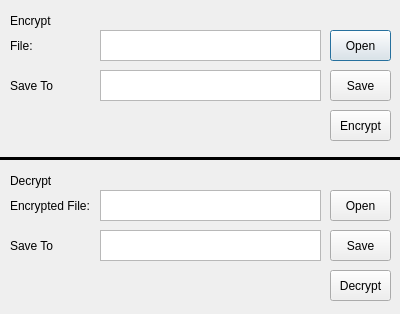
<?xml version="1.0" encoding="UTF-8"?>
<ui version="4.0">
 <class>EncryptFile</class>
 <widget class="QDialog" name="EncryptFile">
  <property name="geometry">
   <rect>
    <x>0</x>
    <y>0</y>
    <width>400</width>
    <height>314</height>
   </rect>
  </property>
  <property name="windowTitle">
   <string>Encrypt / Decrypt File</string>
  </property>
  <widget class="QLabel" name="label">
   <property name="geometry">
    <rect>
     <x>10</x>
     <y>10</y>
     <width>41</width>
     <height>21</height>
    </rect>
   </property>
   <property name="text">
    <string>Encrypt:</string>
   </property>
  </widget>
  <widget class="QLabel" name="label_2">
   <property name="geometry">
    <rect>
     <x>10</x>
     <y>30</y>
     <width>81</width>
     <height>31</height>
    </rect>
   </property>
   <property name="text">
    <string>File:</string>
   </property>
  </widget>
  <widget class="QTextEdit" name="textFile1">
   <property name="geometry">
    <rect>
     <x>100</x>
     <y>30</y>
     <width>221</width>
     <height>31</height>
    </rect>
   </property>
  </widget>
  <widget class="QPushButton" name="btnOpen1">
   <property name="geometry">
    <rect>
     <x>330</x>
     <y>30</y>
     <width>61</width>
     <height>31</height>
    </rect>
   </property>
   <property name="text">
    <string>Open</string>
   </property>
  </widget>
  <widget class="QPushButton" name="btnSave_1">
   <property name="geometry">
    <rect>
     <x>330</x>
     <y>70</y>
     <width>61</width>
     <height>31</height>
    </rect>
   </property>
   <property name="text">
    <string>Save</string>
   </property>
  </widget>
  <widget class="QLabel" name="label_3">
   <property name="geometry">
    <rect>
     <x>10</x>
     <y>70</y>
     <width>81</width>
     <height>31</height>
    </rect>
   </property>
   <property name="text">
    <string>Save To</string>
   </property>
  </widget>
  <widget class="QTextEdit" name="textFile2">
   <property name="geometry">
    <rect>
     <x>100</x>
     <y>70</y>
     <width>221</width>
     <height>31</height>
    </rect>
   </property>
  </widget>
  <widget class="QPushButton" name="btnEncrypt">
   <property name="geometry">
    <rect>
     <x>330</x>
     <y>110</y>
     <width>61</width>
     <height>31</height>
    </rect>
   </property>
   <property name="text">
    <string>Encrypt</string>
   </property>
  </widget>
  <widget class="Line" name="line">
   <property name="geometry">
    <rect>
     <x>0</x>
     <y>150</y>
     <width>401</width>
     <height>16</height>
    </rect>
   </property>
   <property name="frameShadow">
    <enum>QFrame::Plain</enum>
   </property>
   <property name="lineWidth">
    <number>3</number>
   </property>
   <property name="orientation">
    <enum>Qt::Horizontal</enum>
   </property>
  </widget>
  <widget class="QPushButton" name="btnOpen2">
   <property name="geometry">
    <rect>
     <x>330</x>
     <y>190</y>
     <width>61</width>
     <height>31</height>
    </rect>
   </property>
   <property name="text">
    <string>Open</string>
   </property>
  </widget>
  <widget class="QPushButton" name="btnSave2">
   <property name="geometry">
    <rect>
     <x>330</x>
     <y>230</y>
     <width>61</width>
     <height>31</height>
    </rect>
   </property>
   <property name="text">
    <string>Save</string>
   </property>
  </widget>
  <widget class="QTextEdit" name="txtFile4">
   <property name="geometry">
    <rect>
     <x>100</x>
     <y>230</y>
     <width>221</width>
     <height>31</height>
    </rect>
   </property>
  </widget>
  <widget class="QLabel" name="label_4">
   <property name="geometry">
    <rect>
     <x>10</x>
     <y>170</y>
     <width>41</width>
     <height>21</height>
    </rect>
   </property>
   <property name="text">
    <string>Decrypt</string>
   </property>
  </widget>
  <widget class="QLabel" name="label_5">
   <property name="geometry">
    <rect>
     <x>10</x>
     <y>190</y>
     <width>81</width>
     <height>31</height>
    </rect>
   </property>
   <property name="text">
    <string>Encrypted File:</string>
   </property>
  </widget>
  <widget class="QLabel" name="label_6">
   <property name="geometry">
    <rect>
     <x>10</x>
     <y>230</y>
     <width>81</width>
     <height>31</height>
    </rect>
   </property>
   <property name="text">
    <string>Save To</string>
   </property>
  </widget>
  <widget class="QTextEdit" name="textFile3">
   <property name="geometry">
    <rect>
     <x>100</x>
     <y>190</y>
     <width>221</width>
     <height>31</height>
    </rect>
   </property>
  </widget>
  <widget class="QPushButton" name="btnDecrypt">
   <property name="geometry">
    <rect>
     <x>330</x>
     <y>270</y>
     <width>61</width>
     <height>31</height>
    </rect>
   </property>
   <property name="text">
    <string>Decrypt</string>
   </property>
  </widget>
 </widget>
 <resources/>
 <connections/>
</ui>
